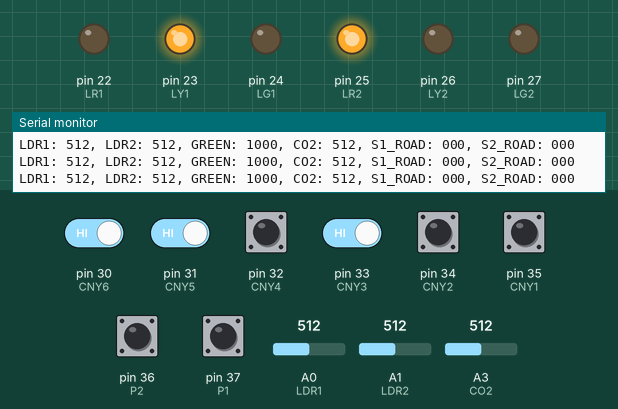
Bench run of a sketch on a simulated Arduino Mega 2560, built with avr-gcc and run on an emulated ATmega2560. Parts: output pins drawn as LEDs (lit = HIGH), the last lines printed to the serial monitor. Inputs (shaded band) come from the test bench; at power-on: pin 30 (CNY6), pin 31 (CNY5), pin 32 (CNY4), pin 33 (CNY3), pin 34 (CNY2), pin 35 (CNY1), pin 36 (P2), pin 37 (P1) HIGH, A0 (LDR1) = 512, A1 (LDR2) = 512, A3 (CO2) = 512.

Above: at 1.2 s.
1.3 s: pin 30 (CNY6) driven LOW
At 4.1 s:
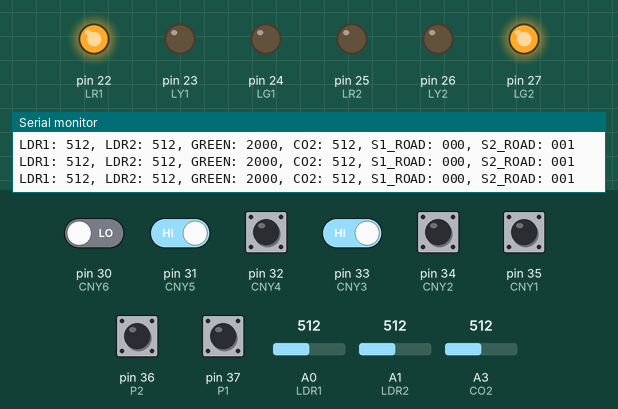
4.3 s: A0 (LDR1) set to 90
At 7.1 s:
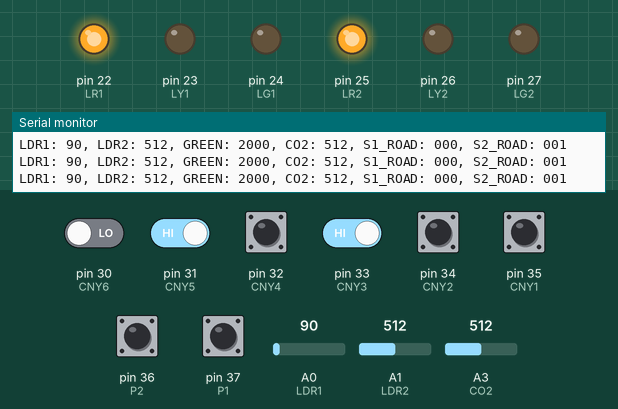
7.3 s: pin 33 (CNY3) driven LOW
At 8.7 s:
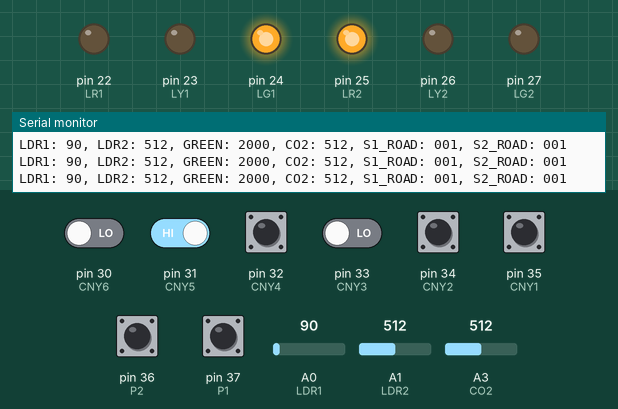
9.7 s: A1 (LDR2) set to 90
12.7 s: pin 31 (CNY5) driven LOW
14.3 s: pin 30 (CNY6) driven HIGH
At 15.4 s:
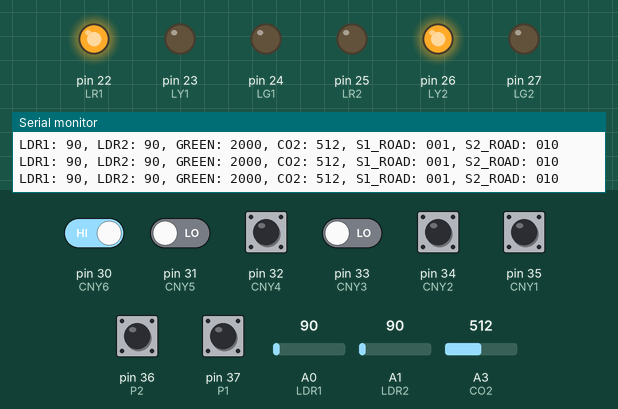
Timing chart, 0 to 18.3 s (numbered marks = the images above; inputs shaded):
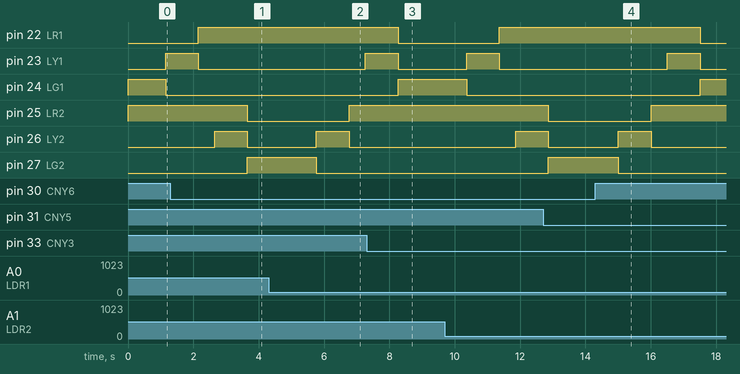

The sketch:

gen1.ino
```cpp
#define LDR1  0   // LDR Light sensor from traffic light 1 connected in pin A0
#define LDR2  1   // LDR Light sensor from traffic light 2 connected in pin A1
#define CO2   3   // CO2 sensor connected in pin A3
#define P1    37  // Traffic light 1 button connected in pin 37
#define P2    36  // Traffic light 2 button connected in pin 36
#define CNY1  35  // Infrared sensor 1 in traffic light 1 connected in pin 35
#define CNY2  34  // Infrared sensor 2 in traffic light 1 connected in pin 34
#define CNY3  33  // Infrared sensor 3 in traffic light 1 connected in pin 33
#define CNY4  32  // Infrared sensor 4 in traffic light 2 connected in pin 32
#define CNY5  31  // Infrared sensor 5 in traffic light 2 connected in pin 31
#define CNY6  30  // Infrared sensor 6 in traffic light 2 connected in pin 30
#define LR1   22  // Red traffic light 1 connected in pin 22
#define LY1   23  // Yellow traffic light 1 connected in pin 23
#define LG1   24  // Green traffic light 1 connected in pin 24
#define LR2   25  // Red traffic light 2 connected in pin 25
#define LG2   27  // Green traffic light 2 connected in pin 27
#define LY2   26  // Yellow traffic light 2 connected in pin 26

enum States {
  A_SEMAPHORE,
  B_SEMAPHORE,
  NIGHT_MODE,
  FLASHING_RED,
};

enum SemaphoreStates {
  STOP,
  READY,
  GO,
  HOLD
};

struct Semaphore {
  int green_led;
  int yellow_led;
  int red_led;
  int button;
  bool button_was_pushed;
  int state;
  bool flashing; // Nuevo campo para manejar el parpadeo
  bool is_flash_mode; // Nuevo campo para manejar el modo de parpadeo
  int road_sensors[3];
};

unsigned int intervalToYellow = 3000;
unsigned int intervalToRed = 1000;
unsigned int intervalToRedAndYellow = 500;
unsigned int intervalToGreen = 1000;
unsigned int flashingInterval = 500;
unsigned int nightModeSwitchInterval = 10000;

struct Semaphore s1, s2;
struct Semaphore* semaphores[2];
unsigned long start_time, time, wait_green_time;
int state;
bool is_night = false;
bool force_night = false; // Indica si el modo noche está forzado por Python
long co2Interval;
unsigned long last_flash_time = 0;
unsigned long last_night_switch_time = 0;
bool flash_state = false;

void go(Semaphore* s) {
  digitalWrite(s->green_led, HIGH);
  digitalWrite(s->yellow_led, LOW);
  digitalWrite(s->red_led, LOW);
  s->state = GO;
}

void stop(Semaphore* s) {
  digitalWrite(s->green_led, LOW);
  digitalWrite(s->yellow_led, LOW);
  digitalWrite(s->red_led, HIGH);
  s->state = STOP;
}

void ready(Semaphore* s) {
  digitalWrite(s->green_led, LOW);
  digitalWrite(s->yellow_led, HIGH);
  digitalWrite(s->red_led, HIGH);
  s->state = READY;
}

void hold(Semaphore* s) {
  digitalWrite(s->green_led, LOW);
  digitalWrite(s->yellow_led, HIGH);
  digitalWrite(s->red_led, LOW);
  s->state = HOLD;
}

void standBy(Semaphore* s) {
  unsigned long current_time = millis();
  if (current_time - last_flash_time >= flashingInterval) {
    flash_state = !flash_state;
    digitalWrite(s->red_led, flash_state ? HIGH : LOW);
    last_flash_time = current_time;
  }
}

void sendLog() {
  int ldr1_value = analogRead(LDR1);
  int ldr2_value = analogRead(LDR2);
  int co2_value = analogRead(CO2);

  int s1_road_0 = !digitalRead(s1.road_sensors[0]);
  int s1_road_1 = !digitalRead(s1.road_sensors[1]);
  int s1_road_2 = !digitalRead(s1.road_sensors[2]);
  int s2_road_0 = !digitalRead(s2.road_sensors[0]);
  int s2_road_1 = !digitalRead(s2.road_sensors[1]);
  int s2_road_2 = !digitalRead(s2.road_sensors[2]);

  Serial.print("LDR1: ");
  Serial.print(ldr1_value);
  Serial.print(", LDR2: ");
  Serial.print(ldr2_value);
  Serial.print(", GREEN: ");
  Serial.print(wait_green_time);
  Serial.print(", CO2: ");
  Serial.print(co2_value);
  Serial.print(", S1_ROAD: ");
  Serial.print(s1_road_0);
  Serial.print(s1_road_1);
  Serial.print(s1_road_2);
  Serial.print(", S2_ROAD: ");
  Serial.print(s2_road_0);
  Serial.print(s2_road_1);
  Serial.println(s2_road_2);
}

void setup() {
  Serial.begin(9600);
  start_time = millis();
  wait_green_time = 3000;
  co2Interval = 0;

  s1.red_led = LR1;
  s1.yellow_led = LY1;
  s1.green_led = LG1;
  s1.button = P1;
  s1.button_was_pushed = false;
  s1.flashing = false;
  s1.is_flash_mode = true;
  s1.road_sensors[0] = CNY1;
  s1.road_sensors[1] = CNY2;
  s1.road_sensors[2] = CNY3;
  go(&s1);

  s2.red_led = LR2;
  s2.yellow_led = LY2;
  s2.green_led = LG2;
  s2.button = P2;
  s2.button_was_pushed = false;
  s2.flashing = false;
  s2.is_flash_mode = false;
  s2.state = STOP;
  s2.road_sensors[0] = CNY4;
  s2.road_sensors[1] = CNY5;
  s2.road_sensors[2] = CNY6;
  stop(&s2);

  semaphores[0] = &s2;
  semaphores[1] = &s1;

  state = A_SEMAPHORE;

  pinMode(LDR1, INPUT);
  pinMode(LDR2, INPUT);

  pinMode(P1, INPUT_PULLUP);
  pinMode(P2, INPUT_PULLUP);

  pinMode(LR1, OUTPUT);
  pinMode(LY1, OUTPUT);
  pinMode(LG1, OUTPUT);
  pinMode(LR2, OUTPUT);
  pinMode(LY2, OUTPUT);
  pinMode(LG2, OUTPUT);

  pinMode(CNY1, INPUT);
  pinMode(CNY2, INPUT);
  pinMode(CNY3, INPUT);
  pinMode(CNY4, INPUT);
  pinMode(CNY5, INPUT);
  pinMode(CNY6, INPUT);
}

void checkButton(Semaphore* s) {
  if (digitalRead(s->button) != LOW) {
    s->button_was_pushed = true;
    // Cambiar estado de parpadeo
    s1.is_flash_mode = !s1.is_flash_mode;
    s2.is_flash_mode = !s2.is_flash_mode;
    // Restablecer el temporizador de alternancia de noche
    last_night_switch_time = millis();
  } else if (digitalRead(s->button) != HIGH) {
    s->button_was_pushed = false;
  }
}

bool isNightlight() {
  return (analogRead(LDR1) < 100) && (analogRead(LDR2) < 100);
}

bool isRoadEmpty() {
  int sensors1 = !digitalRead(CNY1) + !digitalRead(CNY2) + !digitalRead(CNY3);
  int sensors2 = !digitalRead(CNY4) + !digitalRead(CNY5) + !digitalRead(CNY6);
  return (sensors1 < 1) && (sensors2 < 1);
}

void checkNightMode() {
  // Lee del puerto serial si es de día o de noche
  if (Serial.available() > 0) {
    String input = Serial.readStringUntil('\n');
    if (input.startsWith("CMD:")) {
      String time_of_day = input.substring(4);
      if (time_of_day == "NIGHT") {
        force_night = true;
      } else if (time_of_day == "DAY") {
        force_night = false;
      }
    }
  }

  if ((isNightlight() || force_night) && isRoadEmpty()) {
    is_night = true;
    digitalWrite(LG1, LOW);
    digitalWrite(LG2, LOW);
  } else {
    is_night = false;
  }
}

void calculateCO2Interval() {
  if (Serial.available() > 0) {
    String input = Serial.readStringUntil('\n');
    if (input.startsWith("WAIT:")) {
      co2Interval = input.substring(5).toInt();
    }
  }
}

int calculateGreenInterval(Semaphore *s) {
  int active_sensors = 0;
  for (int i = 0; i < 3; i++) {
    active_sensors += !digitalRead(s->road_sensors[i]);
  }

  float multiplier = active_sensors;
  return intervalToGreen * multiplier;
}

int waitTime() {
  int button_reducer = 0;
  if (s1.button_was_pushed && s1.state == GO) {
    button_reducer = 2000;
  }
  if (s2.button_was_pushed && s2.state == GO) {
    button_reducer = 2000;
  }

  Semaphore* currentSemaphore;
  if (s1.state == GO) currentSemaphore = &s1;
  if (s2.state == GO) currentSemaphore = &s2;

  wait_green_time = intervalToYellow - button_reducer + calculateGreenInterval(currentSemaphore) + co2Interval;
  return wait_green_time;
}

void resetSemaphore(Semaphore* s) {
  s->button_was_pushed = false;
}

void transition() {
  stop(semaphores[0]);
  hold(semaphores[1]);
  delay(intervalToRed);
  stop(semaphores[0]);
  stop(semaphores[1]);
  delay(intervalToRedAndYellow);
  ready(semaphores[0]);
  stop(semaphores[1]);
  delay(intervalToGreen);
  go(semaphores[0]);
  stop(semaphores[1]);

  Semaphore* aux = semaphores[0];
  semaphores[0] = semaphores[1];
  semaphores[1] = aux;

  resetSemaphore(semaphores[0]);
  resetSemaphore(semaphores[1]);
}

void nightTransition() {
  if (s1.is_flash_mode) standBy(&s1);
  else stop(&s1);

  if (s2.is_flash_mode) standBy(&s2);
  else stop(&s2);
}

void nightStateChange(long time) {
  if (nightModeSwitchInterval <= time - last_night_switch_time) {
    s1.is_flash_mode = !s1.is_flash_mode;
    s2.is_flash_mode = !s2.is_flash_mode;
    last_night_switch_time = time;
  }
}


void loop() {
  time = millis();

  checkButton(&s1);
  checkButton(&s2);
  calculateCO2Interval();
  checkNightMode();

  sendLog();

  if (is_night) {
    nightTransition();
    nightStateChange(time);
  } else {
    if (waitTime() < time - start_time) {
      transition();
      start_time = millis();
    }
  }
}
```

Measured:
- after the input at 14.3 s, pin 22 (LR1): HIGH → LOW after 3.2 s; pin 23 (LY1): LOW → HIGH after 2.2 s instead of 3.2 s; pin 24 (LG1): LOW → HIGH after 3.2 s; pin 25 (LR2): LOW → HIGH after 1.7 s instead of 2.7 s; pin 27 (LG2): HIGH → LOW after 0.71 s instead of 1.7 s
